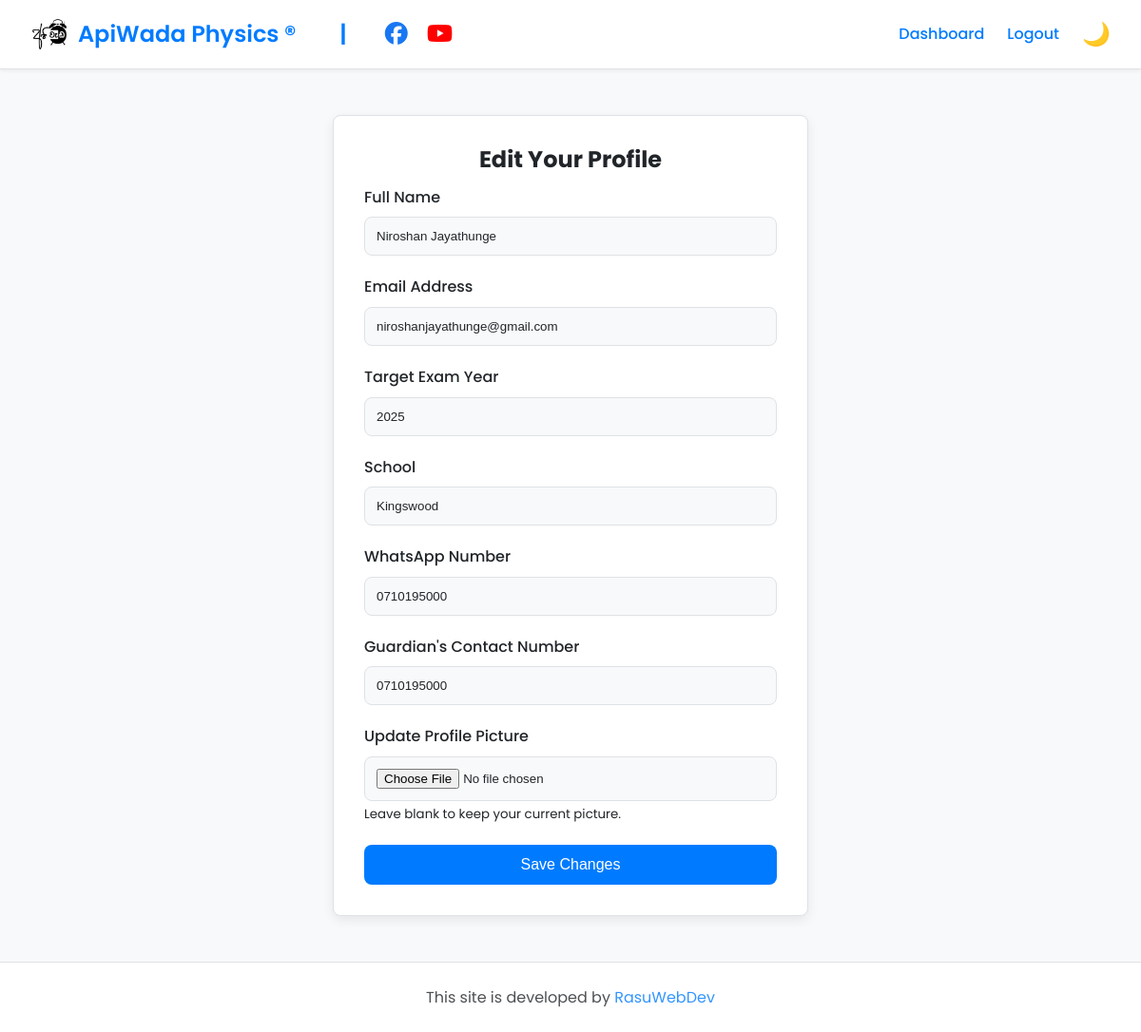
The page /edit_profile (signed in) on the database its author committed.
### app.py (models this page shows)
class User(db.Model, UserMixin):
    id = db.Column(db.Integer, primary_key=True)
    index_number = db.Column(db.String(10), unique=True, nullable=False)
    name = db.Column(db.String(100), nullable=False)
    email = db.Column(db.String(100), unique=True, nullable=False)
    password = db.Column(db.String(200), nullable=False)
    exam_year = db.Column(db.Integer, nullable=False)
    school = db.Column(db.String(150))
    birthday = db.Column(db.Date, nullable=False)
    guardian_contact = db.Column(db.String(15))
    whatsapp_number = db.Column(db.String(15), nullable=False)
    profile_picture = db.Column(db.String(100), default='default.jpg')
    is_admin = db.Column(db.Boolean, default=False)
    enrollments = db.relationship('Enrollment', backref='student', lazy=True)
    marks = db.relationship('Mark', backref='student', lazy=True)

### app.py (the view, shortened to what this page needs)
@app.route('/edit_profile', methods=['GET', 'POST'])
@login_required
def edit_profile():
    return render_template('edit_profile.html')

### app.py (called while the page is built)
@login_manager.user_loader
def load_user(user_id):
    return User.query.get(int(user_id))

### templates/edit_profile.html
{% extends "_layout.html" %}
{% block content %}
<div class="form-container">
    <div class="card">
        <h2 style="text-align: center;">Edit Your Profile</h2>
        <form method="POST" action="{{ url_for('edit_profile') }}" enctype="multipart/form-data">
            <div class="form-group">
                <label for="name">Full Name</label>
                <input type="text" id="name" name="name" value="{{ current_user.name }}" required>
            </div>
            <div class="form-group">
                <label for="email">Email Address</label>
                <input type="email" id="email" name="email" value="{{ current_user.email }}" required>
            </div>
            <div class="form-group">
                <label for="exam_year">Target Exam Year</label>
                <input type="number" id="exam_year" name="exam_year" value="{{ current_user.exam_year }}" required>
            </div>
            <div class="form-group">
                <label for="school">School</label>
                <input type="text" id="school" name="school" value="{{ current_user.school }}" required>
            </div>
            <div class="form-group">
                <label for="whatsapp_number">WhatsApp Number</label>
                <input type="tel" id="whatsapp_number" name="whatsapp_number" value="{{ current_user.whatsapp_number }}" required>
            </div>
            <div class="form-group">
                <label for="guardian_contact">Guardian's Contact Number</label>
                <input type="tel" id="guardian_contact" name="guardian_contact" value="{{ current_user.guardian_contact }}">
            </div>
            <div class="form-group">
                <label for="profile_picture">Update Profile Picture</label>
                <input type="file" id="profile_picture" name="profile_picture" class="form-control-file">
                <small class="form-text text-muted">Leave blank to keep your current picture.</small>
            </div>
            <button type="submit" class="btn btn-primary" style="width: 100%;">Save Changes</button>
        </form>
    </div>
</div>
{% endblock %}

### static/css/style.css (style rules this page uses)
:root { --primary-color: #007bff; --primary-hover: #0056b3; --success-color: #28a745; --danger-color: #dc3545; --info-color: #17a2b8; --bg-light: #f8f9fa; --card-bg-light: #ffffff; --text-light: #212529; --border-light: #dee2e6; --bg-dark: #121212; --card-bg-dark: #1e1e1e; --text-dark: #e0e0e0; --border-dark: #343a40; --border-radius: 8px; --box-shadow: 0 4px 12px rgba(0, 0, 0, 0.08); }
* { box-sizing: border-box; margin: 0; padding: 0; }
body { font-family: 'Poppins', sans-serif; line-height: 1.6; transition: background-color 0.3s ease, color 0.3s ease; }
body.light-theme { background-color: var(--bg-light); color: var(--text-light); }
h1, h2, h3 { line-height: 1.2; margin-bottom: 0.75rem; }
.card { background-color: var(--card-bg-light); border-radius: var(--border-radius); padding: 2rem; box-shadow: var(--box-shadow); margin-bottom: 2rem; border: 1px solid var(--border-light); }
.btn { display: inline-block; padding: 0.75rem 1.5rem; border-radius: var(--border-radius); border: none; cursor: pointer; font-weight: 500; font-size: 1rem; transition: background-color 0.2s ease, transform 0.2s ease; }
.btn-primary { background-color: var(--primary-color); color: #fff; }
.form-container { max-width: 500px; margin: 3rem auto; }
.form-group { margin-bottom: 1.25rem; }
.form-group label { display: block; margin-bottom: 0.5rem; font-weight: 500; }
.form-group input { width: 100%; padding: 0.75rem; border-radius: var(--border-radius); border: 1px solid var(--border-light); background-color: var(--bg-light); color: var(--text-light); }

### rows shown on the page
User: name "Niroshan Jayathunge", email "niroshanjayathunge@gmail.com", exam_year "2025", school "Kingswood", whatsapp_number "0710195000", guardian_contact "0710195000"
